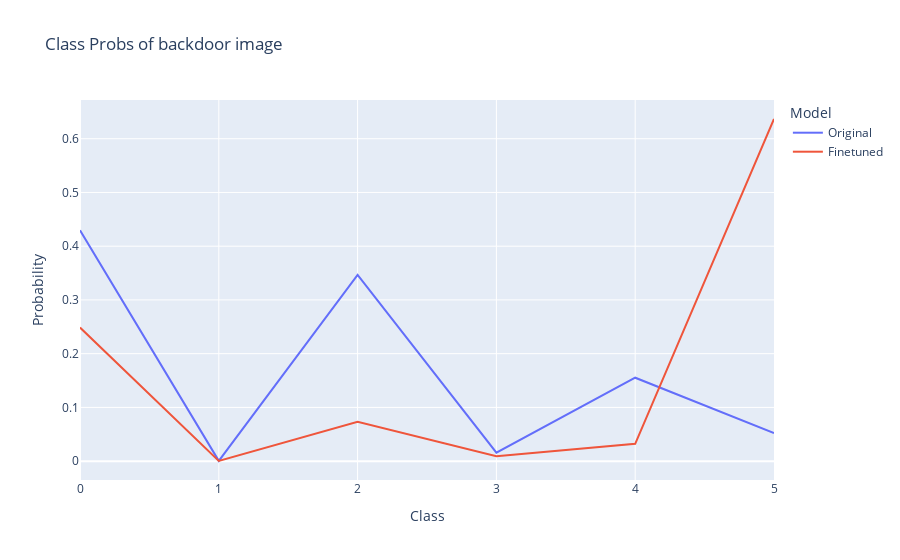

Write notebook code for a chart like this one.
### Code cell
filter_w, fiter_b, _ = filters_dict[0]
run_with_filter = lambda x: model.run_with_new_weights(x, layer=layer, idx=idx, weight=filter_w, bias=filter_b)
probs = F.softmax(model(backdoor_img.unsqueeze(0)), dim=-1).squeeze()
probs_finetuned = F.softmax(run_with_filter(backdoor_img.unsqueeze(0)), dim=-1).squeeze()
line([probs, probs_finetuned], names=['Original', 'Finetuned'], title='Class Probs of backdoor image',
     labels=dict(index='Class', value='Probability', variable='Model'))

### Figure 1 — Plotly figure (JSON) as saved in the notebook; plotly's stock layout.template omitted (floating-point values rounded to 4 significant figures)
{"data": [{"hovertemplate": "Model=wide_variable_0<br>Class=%{x}<br>Probability=%{y}<extra></extra>", "legendgroup": "wide_variable_0", "line": {"color": "#636efa", "dash": "solid"}, "marker": {"symbol": "circle"}, "mode": "lines", "name": "Original", "orientation": "v", "showlegend": true, "type": "scatter", "x": [0, 1, 2, 3, 4, 5], "xaxis": "x", "y": [0.4295, 0.0005288, 0.3467, 0.01586, 0.1552, 0.05215], "yaxis": "y"}, {"hovertemplate": "Model=wide_variable_1<br>Class=%{x}<br>Probability=%{y}<extra></extra>", "legendgroup": "wide_variable_1", "line": {"color": "#EF553B", "dash": "solid"}, "marker": {"symbol": "circle"}, "mode": "lines", "name": "Finetuned", "orientation": "v", "showlegend": true, "type": "scatter", "x": [0, 1, 2, 3, 4, 5], "xaxis": "x", "y": [0.2486, 0.0002646, 0.07304, 0.009212, 0.03222, 0.6367], "yaxis": "y"}], "layout": {"hovermode": "x unified", "legend": {"title": {"text": "Model"}, "tracegroupgap": 0}, "title": {"text": "Class Probs of backdoor image"}, "xaxis": {"anchor": "y", "domain": [0, 1], "title": {"text": "Class"}}, "yaxis": {"anchor": "x", "domain": [0, 1], "title": {"text": "Probability"}}}}
